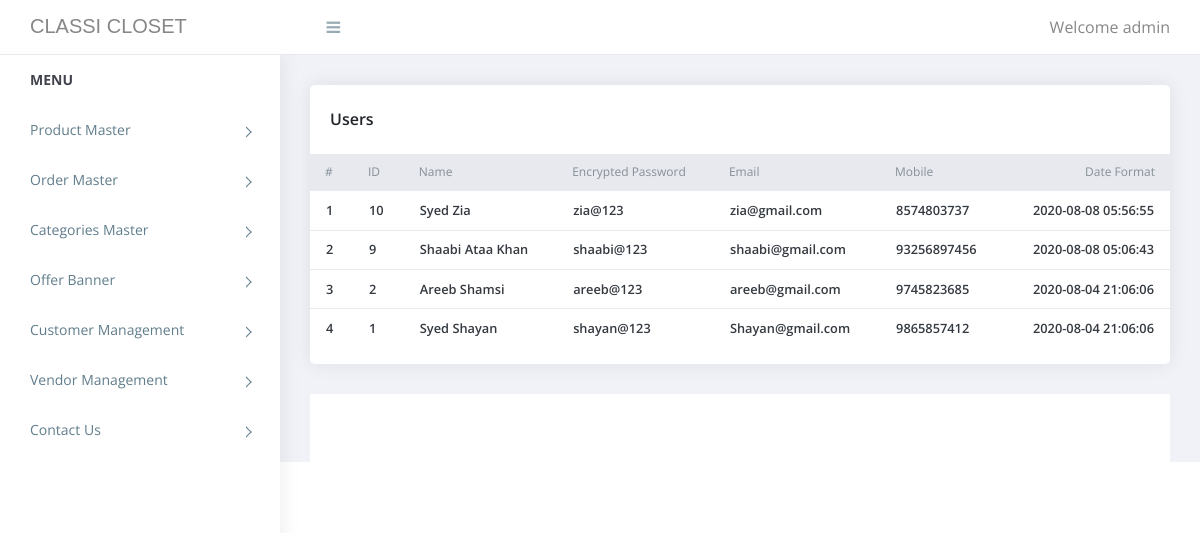
/admin/users.php (signed in), run on an earlier commit of the app's database.
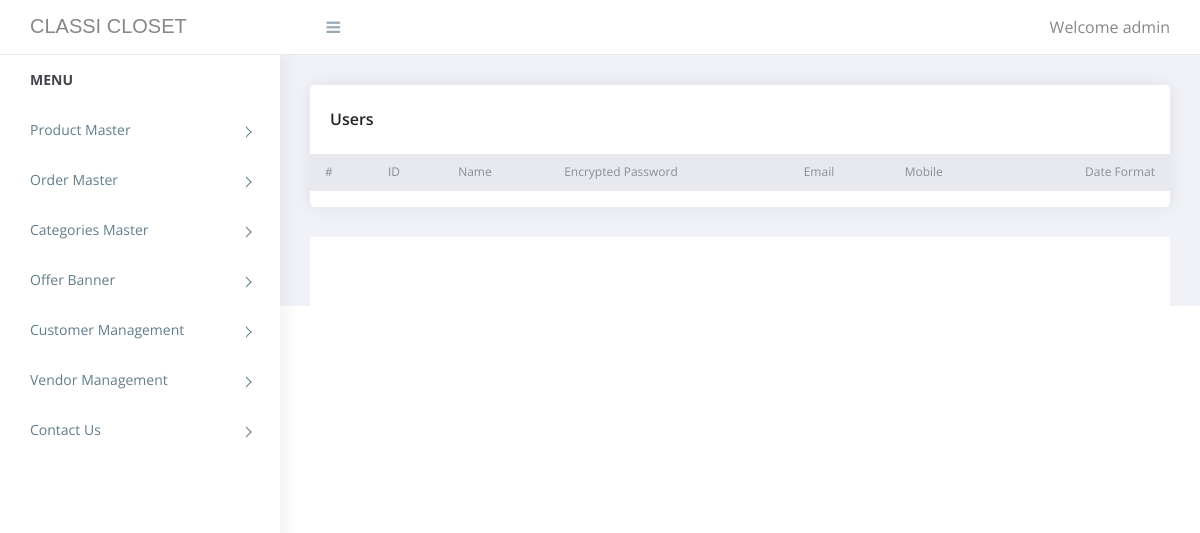
And on a later commit of the database.
### tables this page shows
CREATE TABLE `users` (
  `id` int(11) NOT NULL,
  `name` varchar(255) NOT NULL,
  `password` varchar(200) NOT NULL,
  `email` varchar(50) NOT NULL,
  `mobile` varchar(15) NOT NULL,
  `added_on` datetime NOT NULL
);

### admin/users.php (the view, shortened to what this page needs)
<?php
require('includes/top.inc.php');
$sql = "SELECT * FROM users ORDER BY id DESC";
$res = mysqli_query($con, $sql);
?>
<div class="content pb-0">
    <div class="orders">
        <div class="row">
            <div class="col-xl-12">
                <div class="card">
                    <div class="card-body">
                        <h4 class="box-title">Users</h4>
                    </div>
                    <div class="card-body--">
                        <div class="table-stats order-table ov-h">
                            <table class="table ">
                                <thead>
                                    <tr>
                                        <th class="serial" id="1">#</th>
                                        <th id="2">ID</th>
                                        <th id="3">Name</th>
                                        <th id="4">Encrypted Password</th>
                                        <th id="5">Email</th>
                                        <th id="6">Mobile</th>
                                        <th id="7">Date Format</th>
                                    </tr>
                                </thead>
                                <tbody>
                                    <?php
                                    $i = 1;
                                    while ($row = mysqli_fetch_assoc($res)) {
                                    ?>
                                        <tr>
                                            <td class="serial"><?php echo $i++ ?></td>
                                            <td><?php echo $row['id'] ?></td>
                                            <td><?php echo $row['name'] ?></td>
                                            <td><?php echo $row['password'] ?></td>
                                            <td><?php echo $row['email'] ?></td>
                                            <td><?php echo $row['mobile'] ?></td>
                                            <td><?php echo $row['added_on'] ?></td>
                                        </tr>
                                    <?php
                                    }
                                    ?>
                                </tbody>
                            </table>
                        </div>
                    </div>
                </div>
            </div>
        </div>
    </div>
</div>
<?php
require('includes/footer.inc.php');
?>

### admin/includes/top.inc.php (shortened to what this page needs)
<!doctype html>
<html class="no-js" lang="">
<head>
   <link rel="stylesheet" href="assets/css/normalize.css">
   <link rel="stylesheet" href="assets/css/bootstrap.min.css">
   <link rel="stylesheet" href="assets/css/font-awesome.min.css">
   <link rel="stylesheet" href="assets/css/themify-icons.css">
   <link rel="stylesheet" href="assets/css/pe-icon-7-filled.css">
   <link rel="stylesheet" href="assets/css/flag-icon.min.css">
   <link rel="stylesheet" href="assets/css/cs-skin-elastic.css">
   <link rel="stylesheet" href="assets/css/style.css">
</head>
<body>
   <aside id="left-panel" class="left-panel">
      <nav class="navbar navbar-expand-sm navbar-default">
         <div id="main-menu" class="main-menu collapse navbar-collapse">
            <ul class="nav navbar-nav">
               <li class="menu-title">Menu</li>
               <li class="menu-item-has-children dropdown">
                  <a href="product.php"> Product Master</a>
               </li>
               <li class="menu-item-has-children dropdown">
                  <?php
                  if ($_SESSION['ADMIN_ROLE'] == 1) {
                     echo ' <a href="order_master_vendor.php"> Order Master</a>';
                  } else {
                     echo ' <a href="order_master.php"> Order Master</a>';
                  }
                  ?>
               </li>
               <?php
               if ($_SESSION['ADMIN_ROLE'] != 1) {
               ?>
                  <li class="menu-item-has-children dropdown">
                     <a href="categories.php"> Categories Master</a>
                  </li>
                  <li class="menu-item-has-children dropdown">
                     <a href="banner.php"> Offer Banner</a>
                  </li>
                  <li class="menu-item-has-children dropdown">
                     <a href="users.php"> Customer Management</a>
                  </li>
                  <li class="menu-item-has-children dropdown">
                     <a href="vendor_management.php"> Vendor Management</a>
                  </li>
                  <li class="menu-item-has-children dropdown">
                     <a href="contact_us.php"> Contact Us</a>
                  </li>
               <?php } ?>
            </ul>
         </div>
      </nav>
   </aside>
   <div id="right-panel" class="right-panel">
      <header id="header" class="header">
         <div class="top-left">
            <div class="navbar-header">
               <a class="navbar-brand" style="font-family: 'Oswald', sans-serif;" href="../index.php">CLASSI CLOSET</a>
               <a id="menuToggle" class="menutoggle"><i class="fa fa-bars"></i></a>
            </div>
         </div>
         <div class="top-right">
            <div class="header-menu">
               <div class="user-area dropdown float-right">
                  <a href="#" class="dropdown-toggle active" data-toggle="dropdown" aria-haspopup="true" aria-expanded="false">Welcome <?php echo $_SESSION['ADMIN_USERNAME'] ?></a>
               </div>
            </div>
         </div>
      </header>

### admin/includes/footer.inc.php (shortened to what this page needs)
<footer class="site-footer">
   <div class="footer-inner bg-white">
   </div>
</footer>
</div>
</body>
</html>

What changed in the data, as far as the page shows it:
removed users: id "10", name "Syed Zia", password "zia@123", email "zia@gmail.com", mobile "8574803737", added_on "2020-08-08 05:56:55"
removed users: id "9", name "Shaabi Ataa Khan", password "shaabi@123", email "shaabi@gmail.com", mobile "93256897456", added_on "2020-08-08 05:06:43"
removed users: id "2", name "Areeb Shamsi", password "areeb@123", email "areeb@gmail.com", mobile "9745823685", added_on "2020-08-04 21:06:06"
removed users: id "1", name "Syed Shayan", password "shayan@123", email "Shayan@gmail.com", mobile "9865857412", added_on "2020-08-04 21:06:06"
